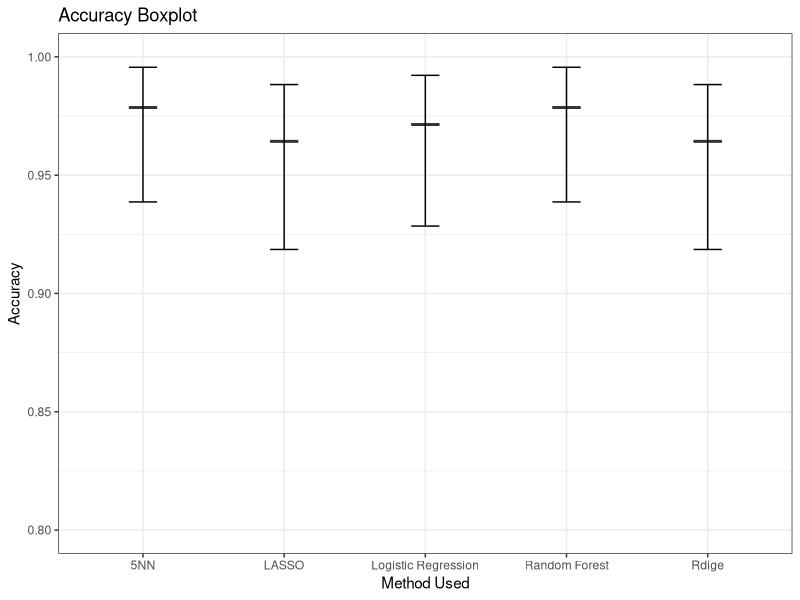

Write R code to recreate this figure.
library(tidyverse)

data <- data.frame(
  Method = c("Logistic Regression", "LASSO", "Rdige", "5NN", "Random Forest"),
  Accuracy = c(0.9714,0.9643, 0.9643, 0.9786, 0.9786),
  Upper_CI = c(0.9285,0.9186, 0.9186, 0.9387, 0.9387),
  Lower_CI = c(0.9922, 0.9883, 0.9883, 0.9956, 0.9956)
)

ggplot(data, aes(x = Method, y = Accuracy)) +
  geom_boxplot(width = 0.2) +
  labs(title = "Accuracy Boxplot",
       x = "Method Used",
       y = "Accuracy") +
  geom_errorbar(
    aes(ymin = Lower_CI, ymax = Upper_CI),
    width = 0.2,
    position = position_dodge(0.75)
  ) +
  ylim(0.8,1) +
  theme_bw()
